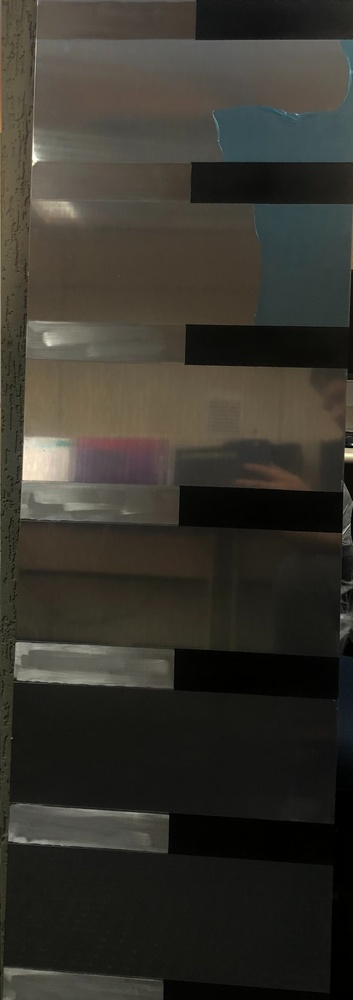
#> input picture qualis/imgs/in/second_tests/bar_reference2.jpg, 353 x 1000 px, shrunk from 1245 x 3524 before the run
$ python detect_plate_bar_img_v2.py
#> lines starting #> are read from the running program, lines starting #| are printed output that depends on the picture

import argparse

import cv2
import numpy as np

import matplotlib.pyplot as plt

def get_corrected_img(img1, img2):
    MIN_MATCHES = 50

    # Display traning image and testing image
    fx, plots = plt.subplots(1, 2, figsize=(20,10))

    plots[0].set_title("Training Image")
    plots[0].imshow(img2)

    plots[1].set_title("Testing Image")
    plots[1].imshow(img1)
    plt.show()

    orb = cv2.ORB_create(nfeatures=500)
    kp1, des1 = orb.detectAndCompute(img1, None)
    kp2, des2 = orb.detectAndCompute(img2, None)

    index_params = dict(algorithm=6,
                        table_number=6,
                        key_size=12,
                        multi_probe_level=2)
    search_params = {}
    flann = cv2.FlannBasedMatcher(index_params, search_params)
    matches = flann.knnMatch(des1, des2, k=2)

    # As per Lowe's ratio test to filter good matches
    good_matches = []
    for m, n in matches:
        if m.distance < 0.75 * n.distance:
            good_matches.append(m)

    if len(good_matches) > MIN_MATCHES:
        src_points = np.float32([kp1[m.queryIdx].pt for m in good_matches]).reshape(-1, 1, 2)
        dst_points = np.float32([kp2[m.trainIdx].pt for m in good_matches]).reshape(-1, 1, 2)
        m, mask = cv2.findHomography(src_points, dst_points, cv2.RANSAC, 5.0)
        corrected_img = cv2.warpPerspective(img1, m, (img2.shape[1], img2.shape[0]))

        return corrected_img
    return img2


if __name__ == "__main__":
    # [4 lines of commented-out code are left out]

    im1 = cv2.imread('../imgs/in/second_tests/bar_reference2.jpg')
#> im1 is the input picture: shape (1000, 353, 3); mean B, G, R 45.4, 52.8, 55.2
    im2 = cv2.imread('../imgs/in/second_tests/image_2021-08-09_10:02:35.jpg')
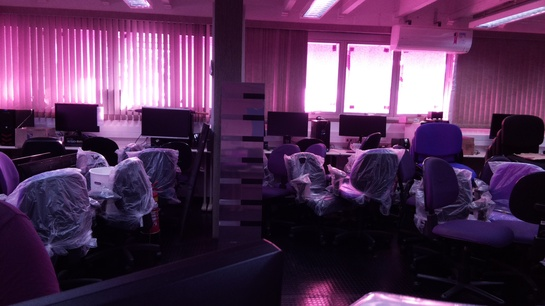
#> input picture qualis/imgs/in/second_tests/image_2021-08-09_10:02:35.jpg, 545 x 306 px, shrunk from 1920 x 1080 before the run
#> im2 is the input picture: shape (306, 545, 3); mean B, G, R 85.1, 51.1, 84.4

    img = get_corrected_img(im2, im1)
#> in get_corrected_img, `plt.show()`:
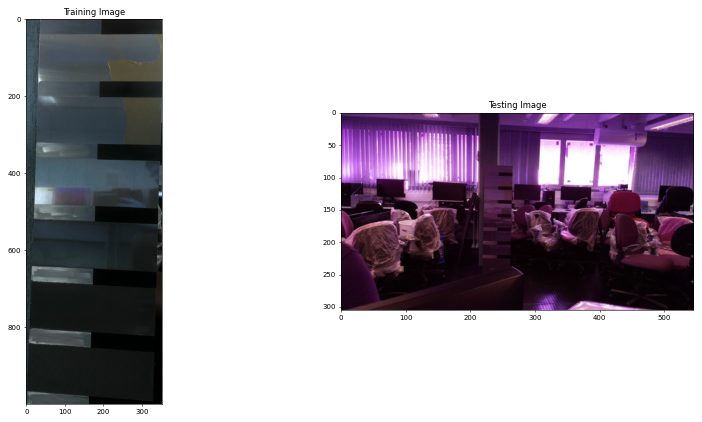
#> figure drawn by matplotlib, 2 panels; B, G, R data is drawn as R, G, B
#> in get_corrected_img, `kp1, des1 = orb.detectAndCompute(img1, None)`: kp1 = 500 keypoints; strongest (x, y, size): (441, 113, 31), (444, 119, 31), (440, 113, 37.2), (444, 118, 44.6)
#> in get_corrected_img, `kp2, des2 = orb.detectAndCompute(img2, None)`: kp2 = 208 keypoints; strongest (x, y, size): (33, 164, 31), (32, 160, 31), (37, 159, 31), (168, 816, 31)
#> in get_corrected_img, `matches = flann.knnMatch(des1, des2, k=2)`: matches = 500 matches
#> after the loop in get_corrected_img, `for m, n in matches:`: good_matches = 4 matches
    # cv2.imshow('Corrected image', img)
    # cv2.waitKey()

    plt.imshow(img)
    plt.show()
